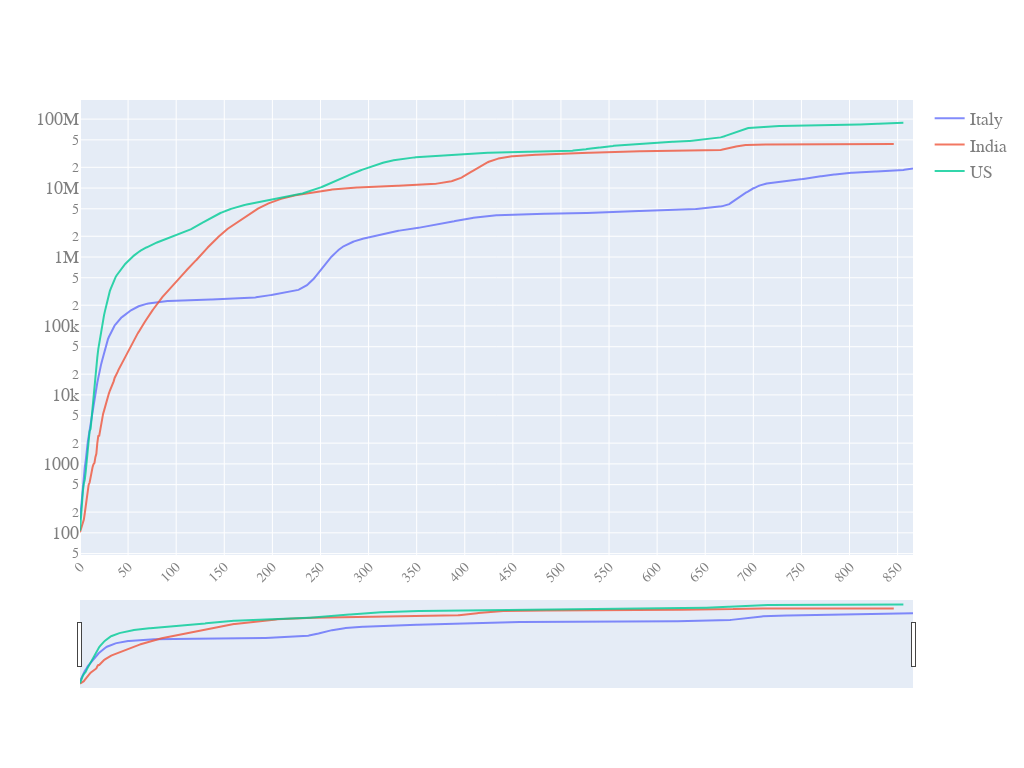

The notebook cell this image was saved under:
### Code cell
quick_plot(pd_sync_timelines.date,pd_sync_timelines.iloc[:,:-1],
           y_scale="log",
           slider=True)

### Figure 1 — Plotly figure (JSON) as saved in the notebook; plotly's stock layout.template omitted (floating-point values rounded to 4 significant figures; data arrays with more than 128 entries replaced by an {"elided": "..."} marker saying what was removed)
{"data": [{"name": "Italy", "opacity": 0.8, "type": "scatter", "x": {"elided": "867 int values"}, "y": {"elided": "867 float values"}}, {"name": "India", "opacity": 0.8, "type": "scatter", "x": {"elided": "867 int values"}, "y": {"elided": "867 float values"}}, {"name": "US", "opacity": 0.8, "type": "scatter", "x": {"elided": "867 int values"}, "y": {"elided": "867 float values"}}], "layout": {"autosize": true, "font": {"color": "#7f7f7f", "family": "PT Sans, monospace", "size": 18}, "height": 768, "width": 1024, "xaxis": {"nticks": 20, "rangeslider": {"visible": true}, "tickangle": -45, "tickfont": {"color": "#7f7f7f", "size": 14}}, "yaxis": {"type": "log"}}}
